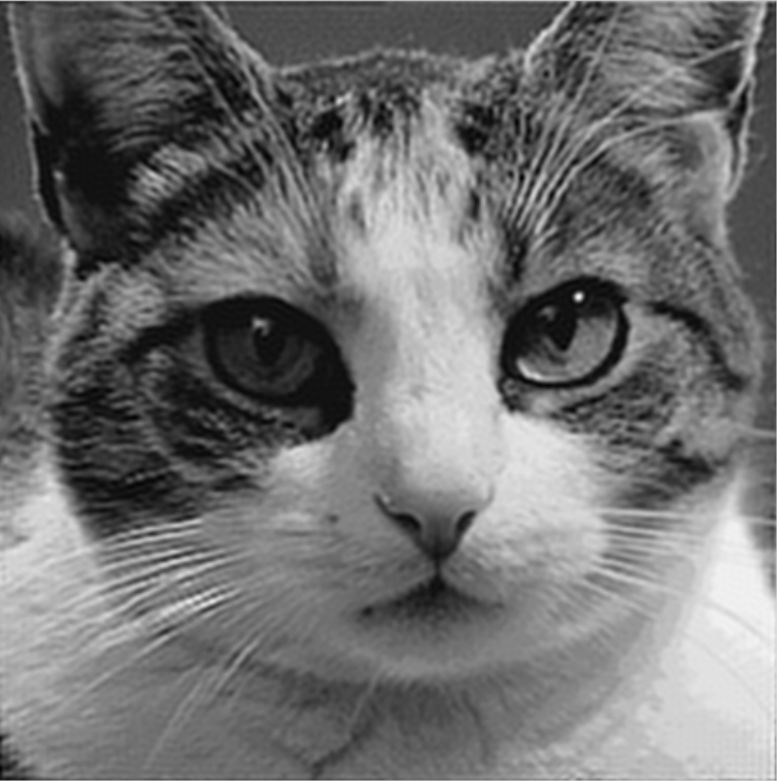
#> input picture Ex4/img.png, 777 x 781 px
$ python my_compress.py
#> lines starting #> are read from the running program, lines starting #| are printed output that depends on the picture; after the words box and inside, x2 and y2 are one past the last pixel; in counts of white or black regions, pixels touching at a corner belong together
import numpy as np
import cv2
from numpy.fft import fft2, ifft2, fftshift, ifftshift
import matplotlib.pyplot as plt


def apply_fft_compression(image_path, cutoff_frequency):
    # Load the image
#> called with image_path = 'img.png', cutoff_frequency = 30
    img = cv2.imread(image_path, cv2.IMREAD_GRAYSCALE)
#> img: shape (781, 777); min 2, max 245, mean 112.5

    # Apply FFT
    f_transform = fft2(img)
    f_shift = fftshift(f_transform)

    rows, cols = img.shape
#> rows = 781; cols = 777
    crow, ccol = rows // 2, cols // 2
#> crow = 390; ccol = 388

    # Zeroing out the high frequencies
    # Here, instead of a mask, we directly modify the FFT shifted matrix
    f_shift[crow - cutoff_frequency:crow + cutoff_frequency, ccol - cutoff_frequency:ccol + cutoff_frequency] = 1

    # Creating an outline for the preserved frequencies
    mask = np.zeros(img.shape, np.uint8)
    cv2.rectangle(mask, (ccol - cutoff_frequency, crow - cutoff_frequency), (ccol + cutoff_frequency, crow + cutoff_frequency), 255, 2)
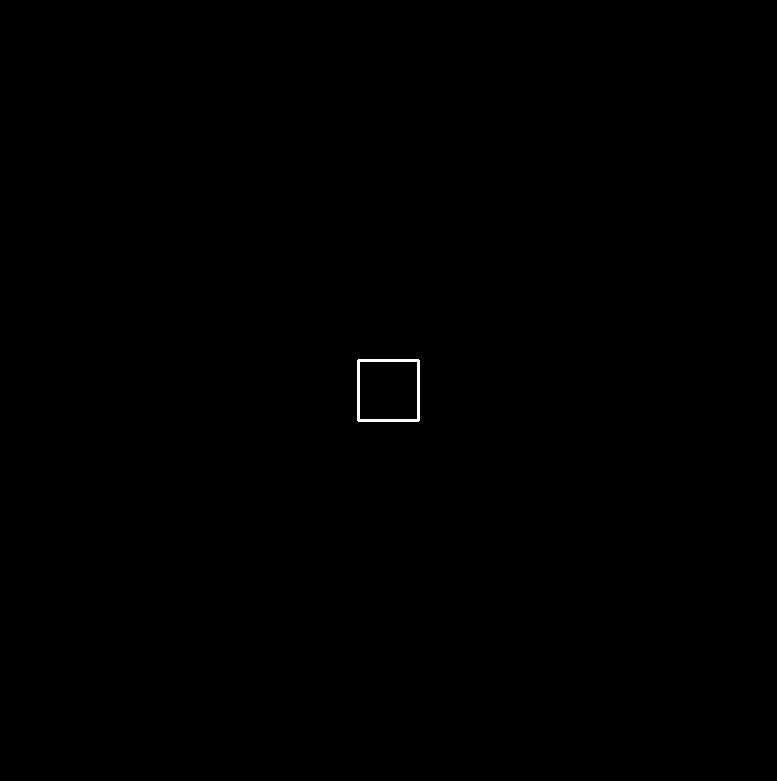
#> mask: shape (781, 777); 0.12% white; 1 white region, box (x1, y1, x2, y2) and area: (357, 359, 420, 422) 716
    blue_square = cv2.merge([img, img, img])  # Converting grayscale to BGR
    blue_square[mask == 255] = [0, 0, 255]  # Applying blue color to the outline
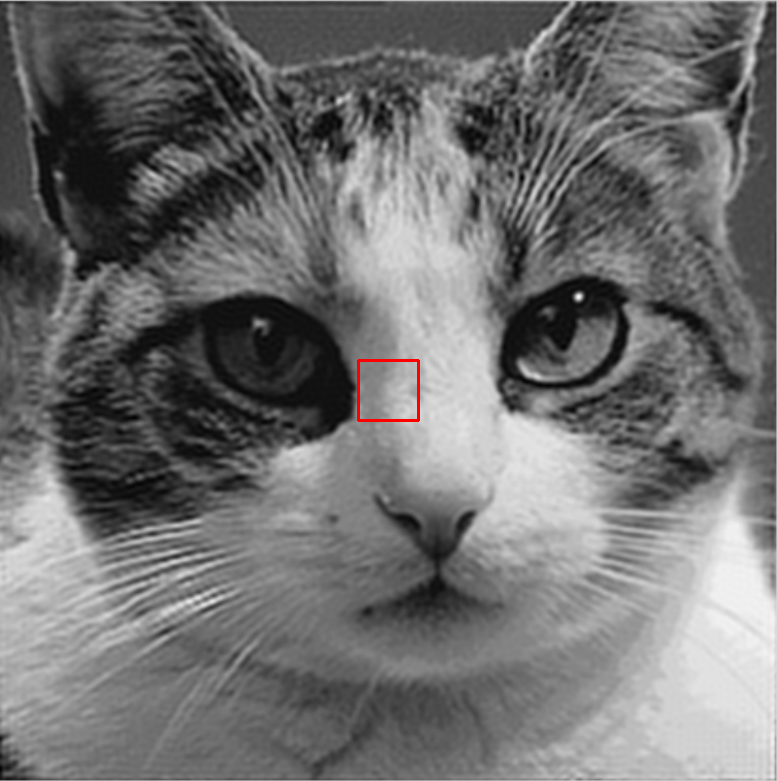
#> blue_square: shape (781, 777, 3); mean of channels 0, 1, 2 112.3, 112.3, 112.6; drawn as B, G, R

    # Applying inverse FFT
    f_ishift = ifftshift(f_shift)
    img_back = ifft2(f_ishift)
    img_back = np.abs(img_back)
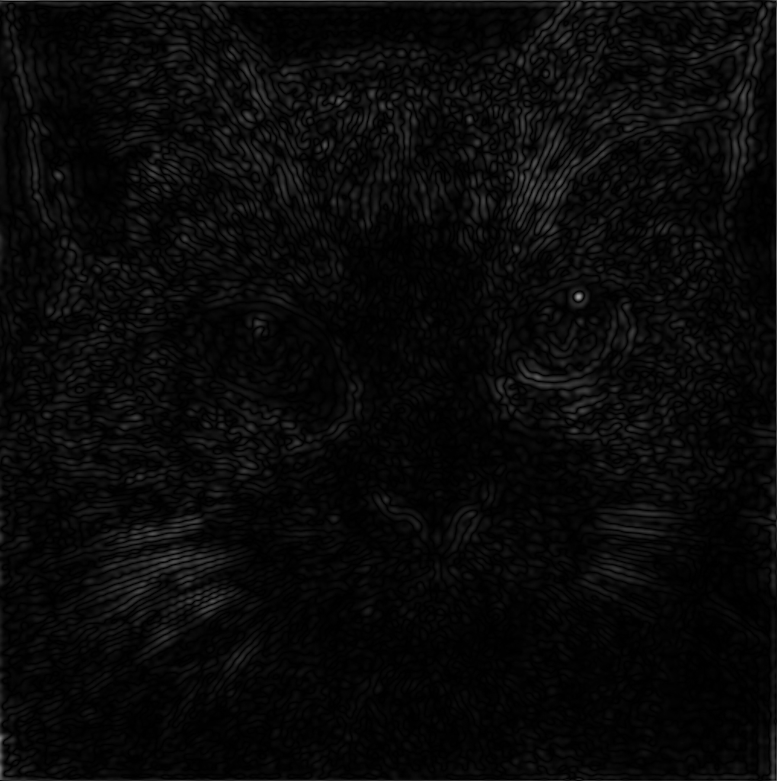
#> img_back: shape (781, 777) float64; min 0.00346, max 161.8, mean 9.7

    # Show original and compressed image
    plt.figure(figsize=(12, 6))
    plt.subplot(121), plt.imshow(img, cmap='gray'), plt.title('Original Image')
    plt.subplot(122), plt.imshow(img_back, cmap='gray'), plt.title('Compressed Image')
    plt.figure(), plt.imshow(blue_square), plt.title('Preserved Frequencies with Blue Outline')
    plt.show()
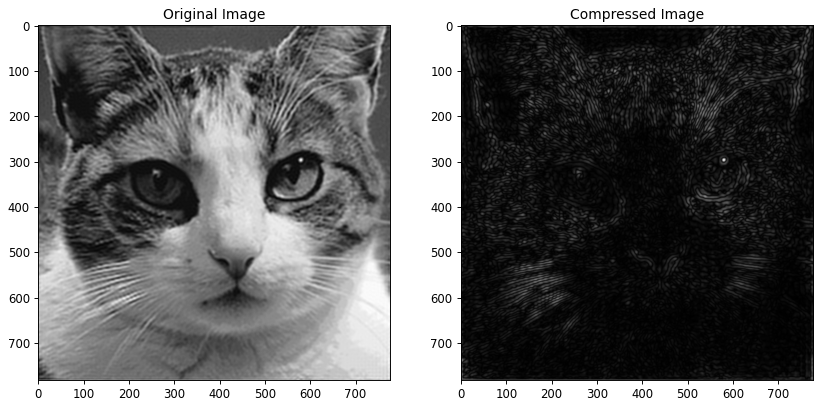
#> figure drawn by matplotlib, 2 panels

    # Save the compressed image
    compressed_image_path = "compressed_image.jpg"
    cv2.imwrite(compressed_image_path, img_back)
    print(f"Compressed image saved as {compressed_image_path}")


# Example usage
apply_fft_compression('img.png', 30)

$ run again, with Ex4/sudoko.png copied over Ex4/img.png
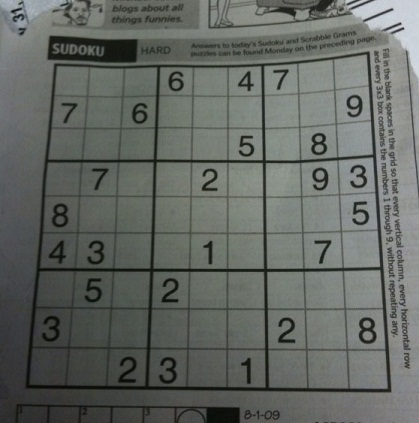
#> input picture Ex4/sudoko.png, 419 x 423 px
#> in apply_fft_compression, `cv2.rectangle(mask, (ccol - cutoff_frequency, crow - cutoff_frequency)..`:
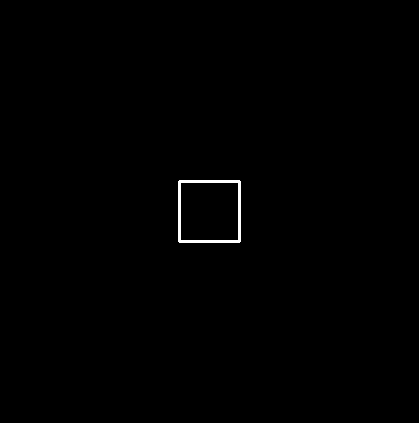
#> mask: shape (423, 419); 0.4% white; 1 white region, box (x1, y1, x2, y2) and area: (178, 180, 241, 243) 716
#> in apply_fft_compression, `plt.show()`:
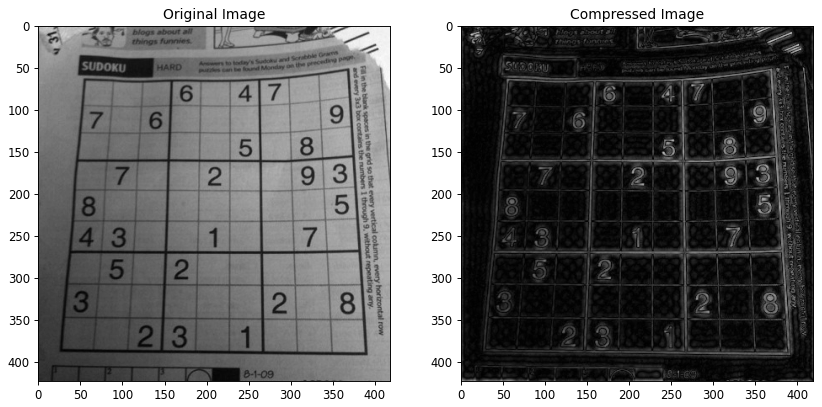
#> figure drawn by matplotlib, 2 panels
